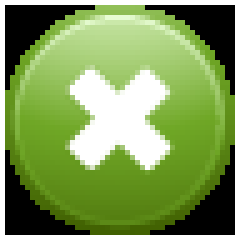
//> input picture modules/highgui/src/files_Qt/Milky/48/100.png, 48 x 48 px (shown 5 times larger)
$ ./main24_levelset ../../highgui/src/files_Qt/Milky/48/100.png   (built with g++ and OpenCV 4)
//> lines starting //> are read from the running program, lines starting //| are printed output that depends on the picture
/**
 * @file   main24_levelset.cpp
 * @author Liangfu Chen <liangfu.chen@cn.fix8.com>
 * @date   Tue Jan 15 10:35:56 2013
 *
 * @brief
 *
 *
 */

#include "cvext.h"
#include <string.h>

class CvLevelSetTracking
{
  // CvMat * phi;        // level-set func to be updated
  // CvMat * g;          // edge indicator func

  float lambda;       // weighted length term
  float mu;           // weighted distance term
  float alpha;        // weighted area term
  float epsilon;      // width of Dirac Delta function
  float dt;           // time step
  int maxiter;      // number of iterations

 public:
  // [11 lines left out: function CvLevelSetTracking, not called in this run]

  ~CvLevelSetTracking()
  {}

  void evolution(CvMat * phi, CvMat * g);
};

int main(int argc, char * argv[])
{
  cvNamedWindow("Test");
  // IplImage * img = cvLoadImage("../data/twocells.bmp", 0);
#if use_data0
  IplImage * img = cvLoadImage(argc>1?argv[1]:"../data/twocells.bmp", 0);
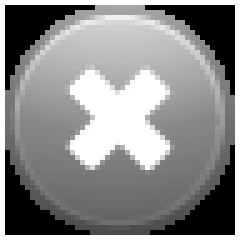
//> img: 48 rows x 48 cols, CV_8UC1 (shown 5 times larger); min 0, max 255, mean 139
#else
  IplImage * img = cvLoadImage(argc>1?argv[1]:"../data/gourd.bmp", 0);
#endif
  const CvSize imsize = cvGetSize(img);
//> imsize = Size(48, 48)
  const int nr = imsize.height;
//> nr = 48
  const int nc = imsize.width;
//> nc = 48
  float aa,bb; int i,j;

  const float sigma = 1.5f;
  CvMat * img_smooth = cvCreateMat(nr, nc, CV_8U);
  cvSmooth(img, img_smooth, CV_GAUSSIAN, 15, 15, sigma);
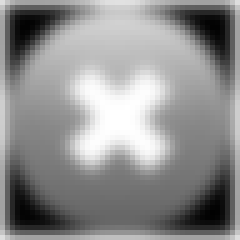
//> img_smooth: 48 rows x 48 cols, CV_8UC1 (shown 5 times larger); min 1, max 255, mean 142.6

  CvMat * dx = cvCreateMat(nr, nc, CV_32F);
  CvMat * dy = cvCreateMat(nr, nc, CV_32F);
  CvMat * mag = cvCreateMat(nr, nc, CV_32F);
  CvMat * g = cvCreateMat(nr, nc, CV_32F);      // edge indicator func
  cvSobel(img_smooth, dx, 1, 0, 1); // cvScale(dx, dx, 0.5);
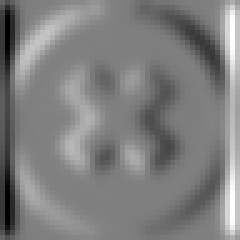
//> dx: 48 rows x 48 cols, CV_32FC1 (shown 5 times larger); min -122, max 122, mean -0.1; drawn with min black and max white
  cvSobel(img_smooth, dy, 0, 1, 1); // cvScale(dy, dy, 0.5);
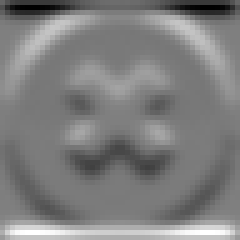
//> dy: 48 rows x 48 cols, CV_32FC1 (shown 5 times larger); min -122, max 122, mean -0.4; drawn with min black and max white
  // cvCartToPolar(dx, dy, mag); // mag = sqrt(dx.^2+dy.^2);
  // cvAddS(mag, cvScalar(1), mag);
  // cvDiv(NULL, mag, g);
  for (i = 0; i < nr; i++)
    for (j = 0; j < nc; j++)
    {
      aa = CV_MAT_ELEM(*dx, float, i, j)*0.5f;
      bb = CV_MAT_ELEM(*dy, float, i, j)*0.5f;
      CV_MAT_ELEM(*g, float, i, j) = 1.f/((aa*aa)+(bb*bb)+1.f);
    }
//> this loop made 48 passes
//> (aa, bb) on passes 1 to 12: (12.5, -12.5), (21.5, -22.5), (29, -15.5), (32, -7), (33.5, -2), (33.5, -0.5), (33.5, 0), (33.5, 0), (33.5, 0), (33.5, 0.5), (33, 0.5), (32, 1)
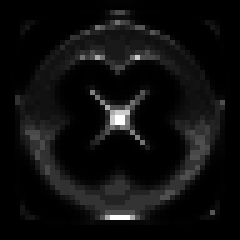
//> g: 48 rows x 48 cols, CV_32FC1 (shown 5 times larger); min 0.000269, max 1, mean 0.0577
//> after the loop, aa = 12.5; bb = 12.5

  CvMat * phi = cvCreateMat(nr, nc, CV_32F);
  cvSet(phi, cvScalar(2));
  CvMat * subphi, phi_stub;
#if use_data0
//> (the run ends here: the program stops with an error, at `subphi = cvGetSubRect(phi, &phi_stub, cvRect(9,9,65,45));`)

$ run again, on modules/highgui/src/files_Qt/Milky/48/113.png
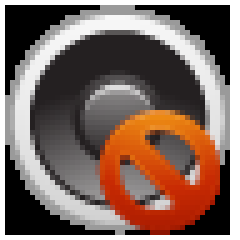
//> input picture modules/highgui/src/files_Qt/Milky/48/113.png, 48 x 48 px (shown 5 times larger)
//> `cvSobel(img_smooth, dy, 0, 1, 1);`:
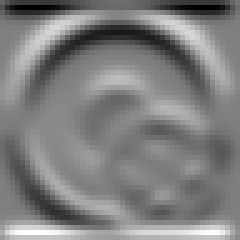
//> dy: 48 rows x 48 cols, CV_32FC1 (shown 5 times larger); min -122, max 122, mean -0.2; drawn with min black and max white
//> the loop `for (i = 0; i < nr; i++)` made 48 passes
//> (aa, bb) on passes 1 to 8: (10, -5.5), (17, -9.5), (23, -6), (26.5, -3), (27, -1), (27.5, 0), (27.5, 0), (27.5, 0)
//> after the loop `for (i = 0; i < nr; i++)`:
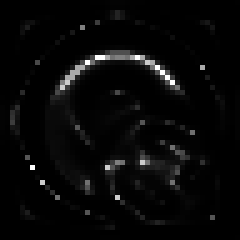
//> g: 48 rows x 48 cols, CV_32FC1 (shown 5 times larger); min 0.000269, max 1, mean 0.0328
//> after the loop `for (i = 0; i < nr; i++)`: aa = 10; bb = 5.5
